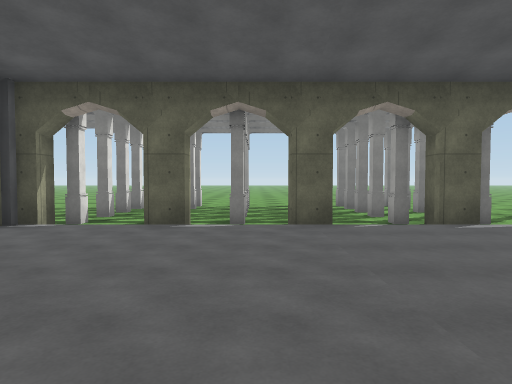
[1] (above)

24 first-person views from a walk through a Unity game level. The camera is 1.5 m above the floor, tilts 2° down and sees 75° across. The floor is counted in squares, 2 m on a side. Each view is taken from the middle of a square. On the plan, view 1 faces up. The plan holds only what a view shows up to about 11 squares ahead; the rest is blank. The place goes on beyond the plan. The player is left out. Some animated figures are not drawn. Surface patterns are stand-ins for the level's own textures.

[2]
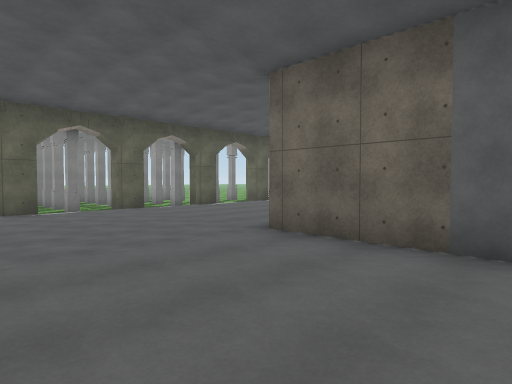

[3]
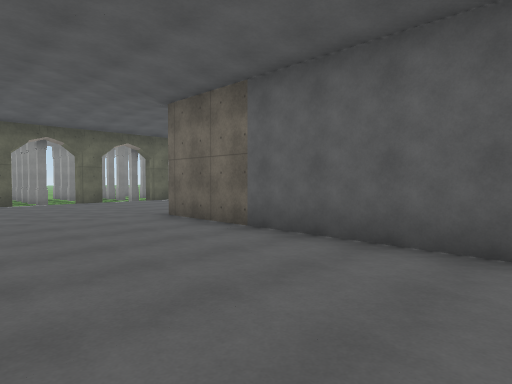

[4]
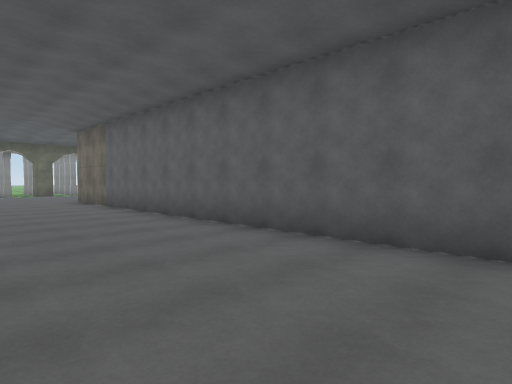

[5]
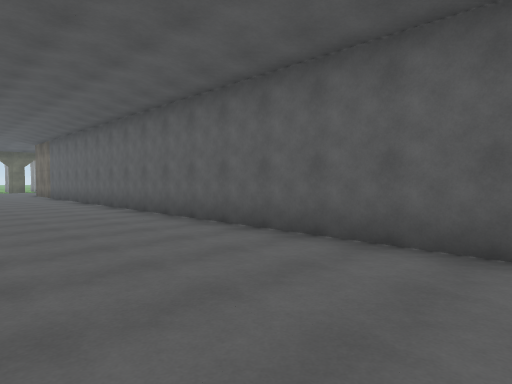

[6]
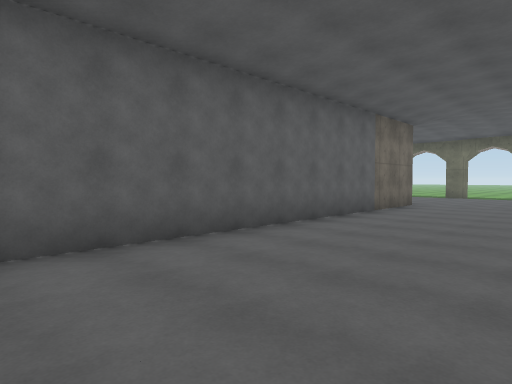

[7]
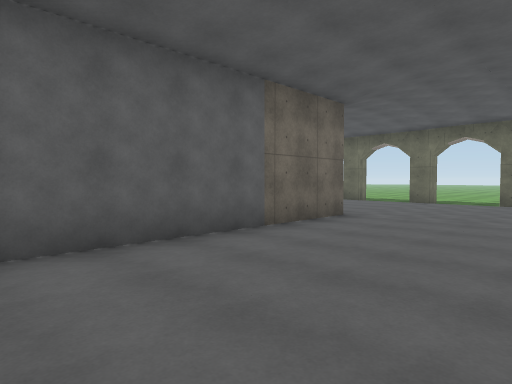

[8]
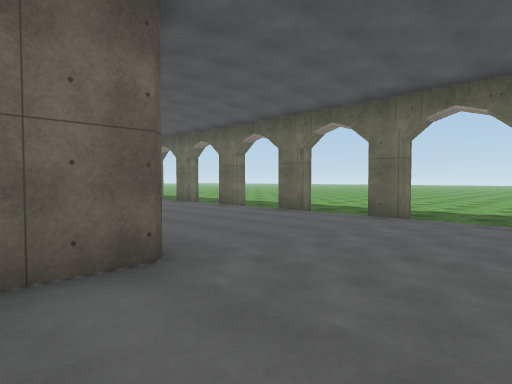

[9]
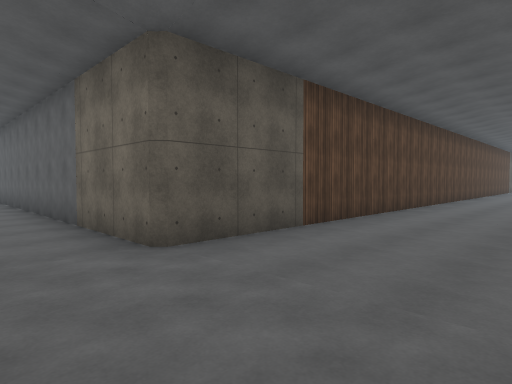

[10]
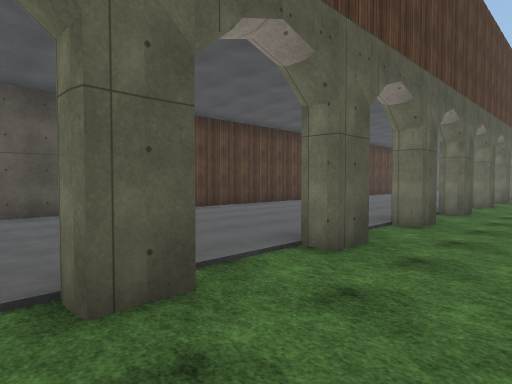

[11]
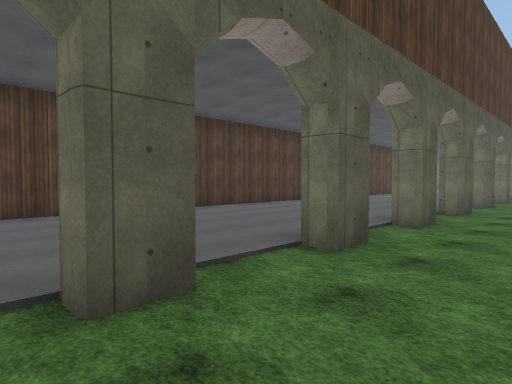

[12]
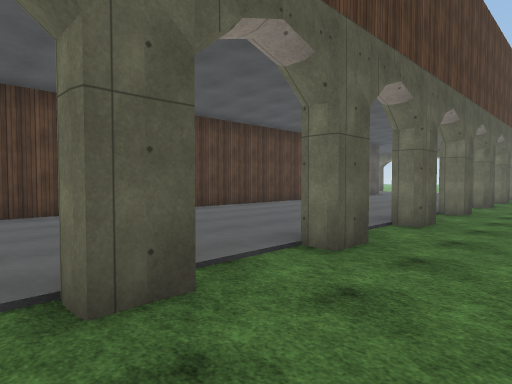

[13]
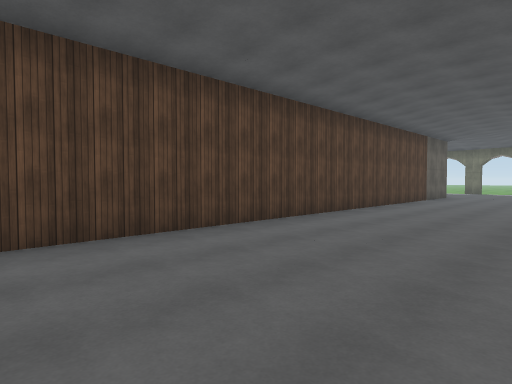

[14]
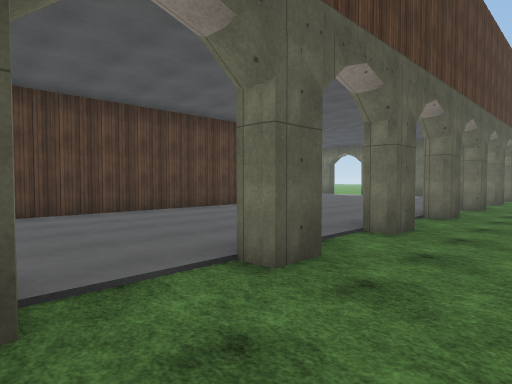

[15]
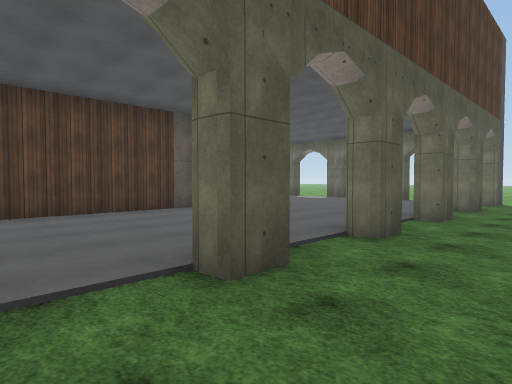

[16]
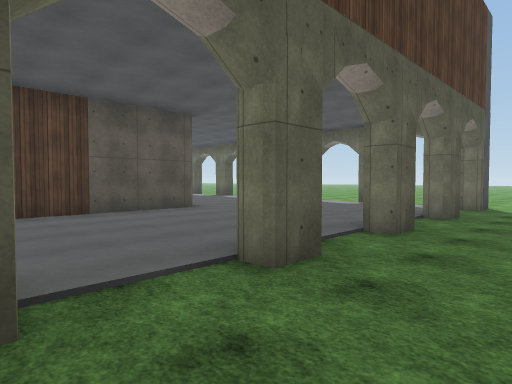

[17]
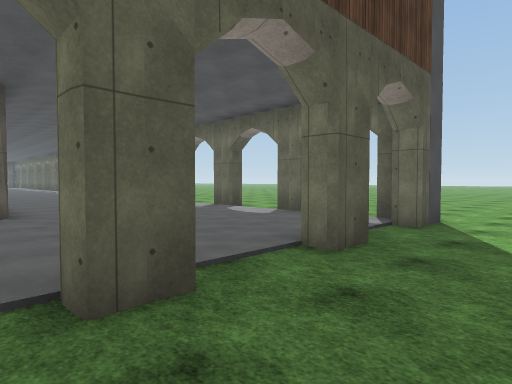

[18]
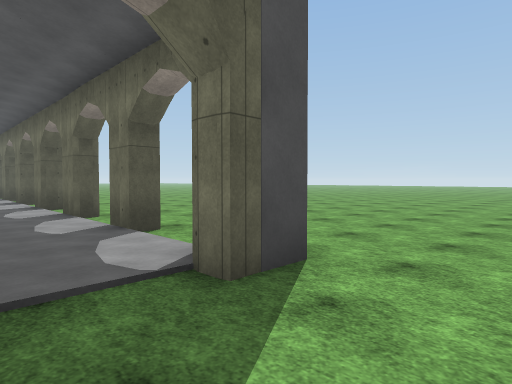

[19]
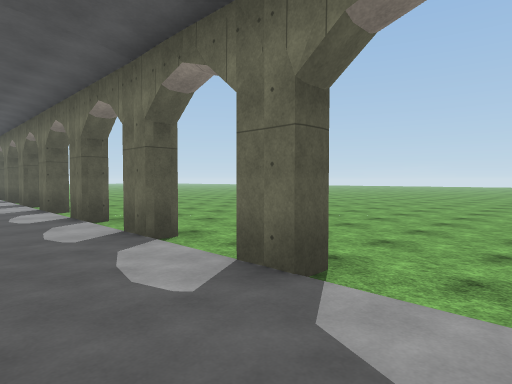

[20]
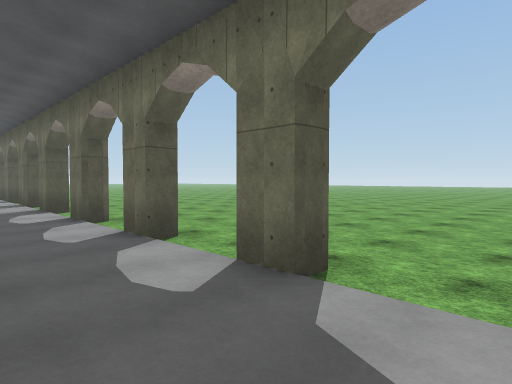

[21]
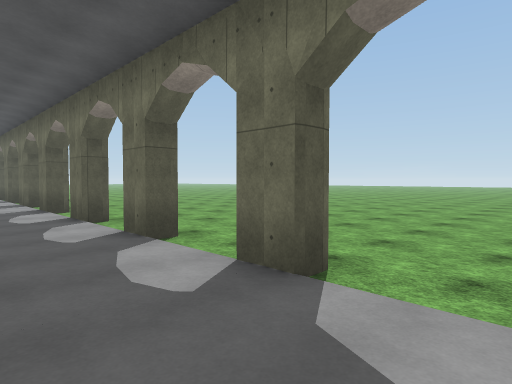

[22]
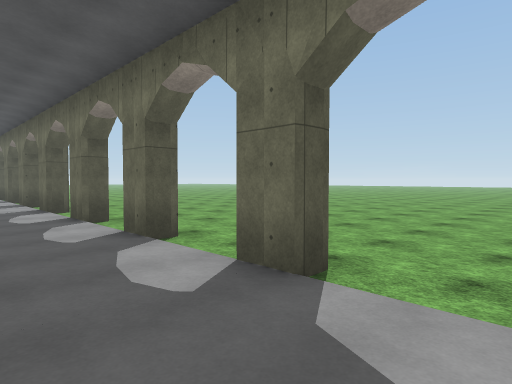

[23]
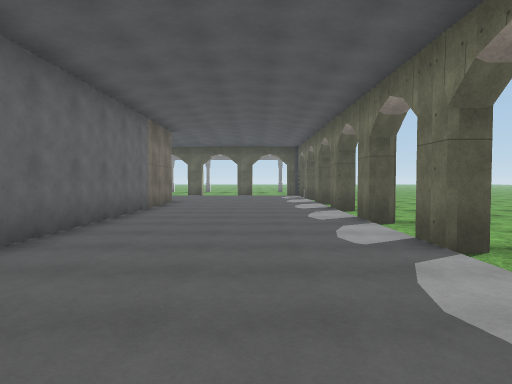

[24]
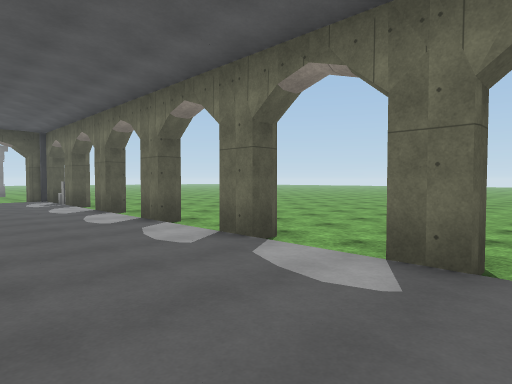

### Floor plan
Key: @ floor where view 1 was taken; # wall or solid block; x gap in a wall; . floor; C column.
Columns run from 3 left of view 1 to 33 right of it. Each row starts with its distance up from view 1.
 11   ..
 10 ##.# .##
  9 ##.##.##
  8   .##.##
  7 # .##.##.
  6 ##x##.##.
  5 .........
  4 ........                         .x
  3 ........                         .#
  2  ......                         ....
  1 ......                          ....
  0 ...@#                        #.......
 -1 ....#                        #.......
 -2 ....#                        #....#..
 -3 ....#                        #.......
 -4 ....#                        #.......
 -5 ....#                        #.......
 -6 ....#                        #.......
 -7  ...#                        #....#..
 -8 ....#                         .......
 -9 ....#                         .......
-10 ....#                          ......
-11 ....#                           .....
-12 ....#                           ..#..
-13  ...#                           .....
-14 ....#                           .....
-15 ....#                           .....
-16 ....#                           .....
-17 ....#                           ..#..
-18 ....#                           .....
-19 ....#                           .....
-20 ....#                         .......
-21 ....#                         .......
-22 ....#                         . ..#..
-23  ...#                         . .....
-24  ...##########################.......
-25  ....................................
-26  ....................................
-27  .................................#..
-28  ....................................
-29   ...................................
-30   ..#....#....#....#....#....#....C..
-31   ...................................
-32   ................ ..................

Positions as (right, up) in squares from view 1, and headings:
1: (0, 0), facing up
2: (-3, -3), facing up-right
3: (-3, -6), facing up-right
4: (-3, -12), facing up-right
5: (-3, -18), facing up-right
6: (-3, -14), facing down-right
7: (-3, -18), facing down-right
8: (-2, -23), facing down-right
9: (-1, -28), facing up-right
10: (0, -32), facing up-right
11: (5, -32), facing up-right
12: (10, -32), facing up-right
13: (10, -29), facing up-right
14: (16, -32), facing up-right
15: (19, -32), facing up-right
16: (21, -32), facing up-right
17: (25, -32), facing up-right
18: (29, -32), facing up-right
19: (29, -29), facing up-right
20: (29, -24), facing up-right
21: (29, -19), facing up-right
22: (29, -14), facing up-right
23: (29, -11), facing up
24: (28, -8), facing up-right
